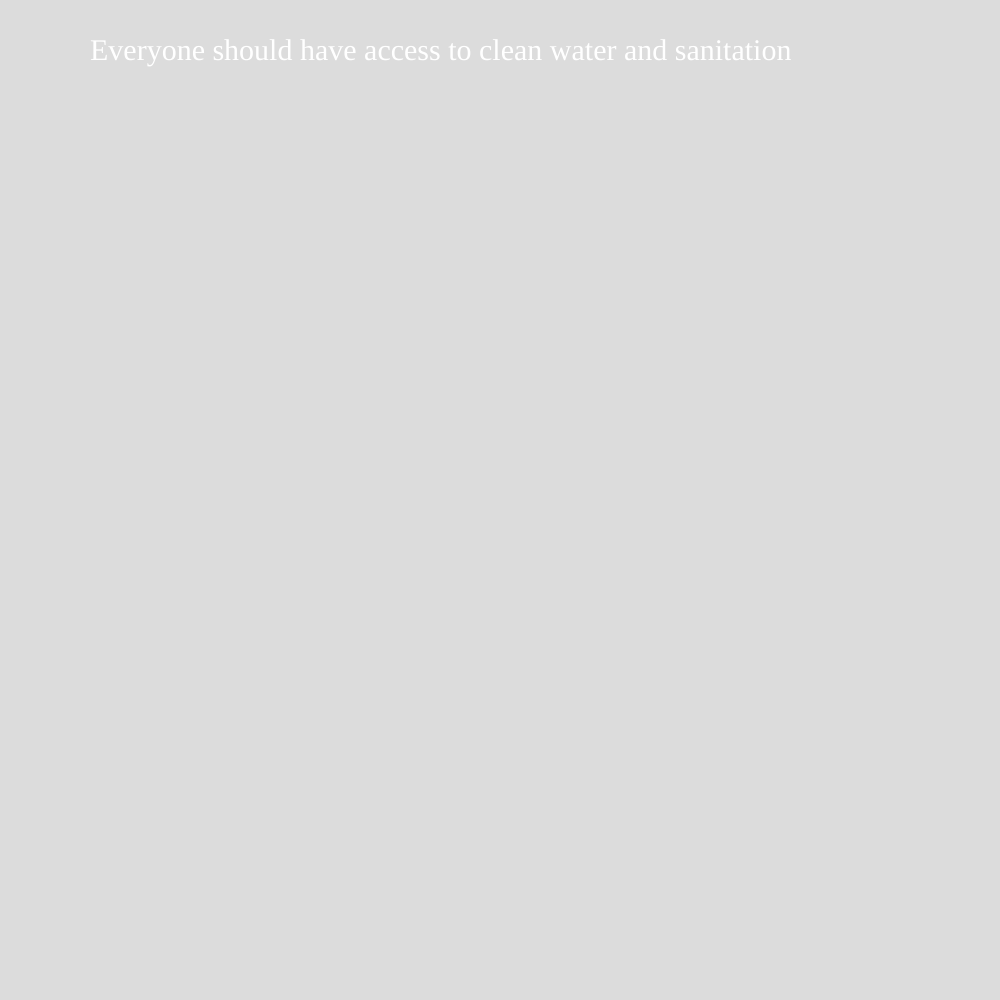
Frame 1 (no input)
Frame 60 (no input): identical to frame 1, image omitted
Frame 120 (the mouse pressed at the canvas centre since frame 60): identical to frame 1, image omitted

The p5.js sketch that drew this single still picture (run headless with seeded random() and noise() and a simulated clock; from frame 60 on, the mouse is pressed at the canvas centre):

// p5.js sketch
// ── sketch.js
function setup() {
  createCanvas(1000, 1000);
}

function draw() {
  background(220);
  fill(255);

  textFont("serif", 30);
  text("Everyone should have access to clean water and sanitation",90, 60);
}
